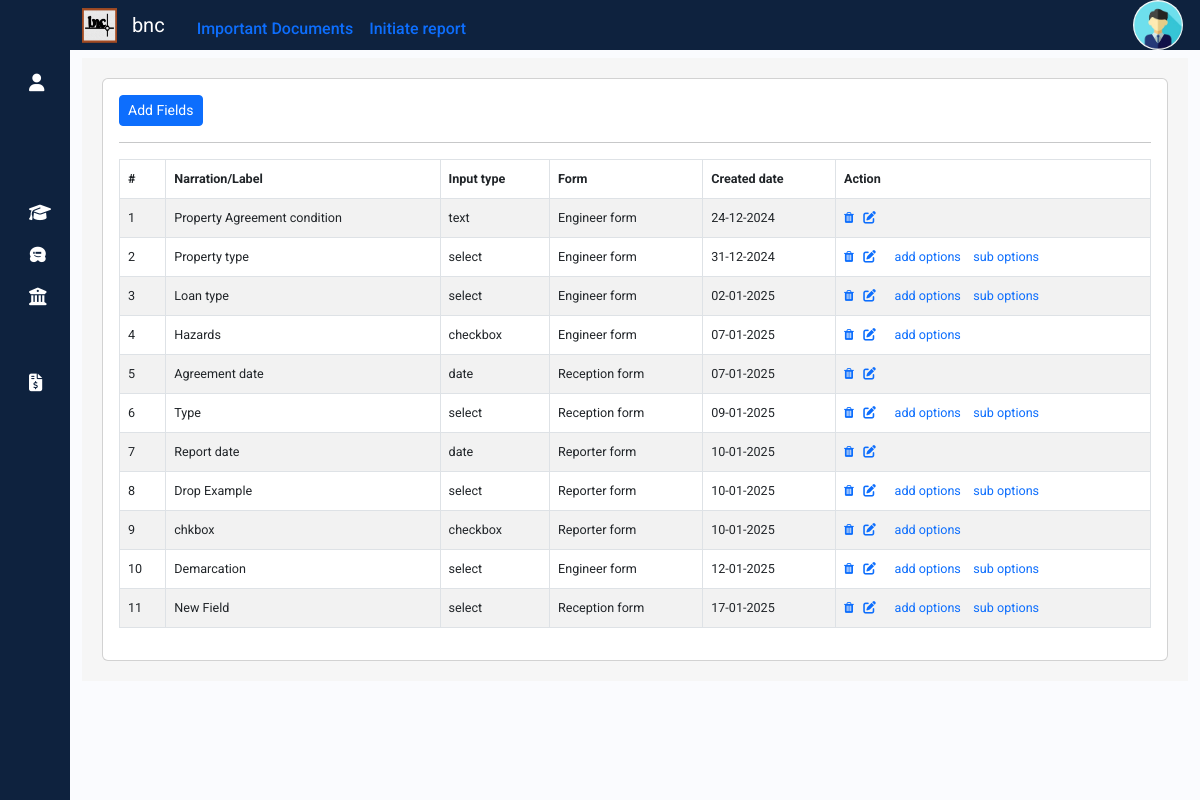
Before: /propval/engdynamicfield with the older database file.
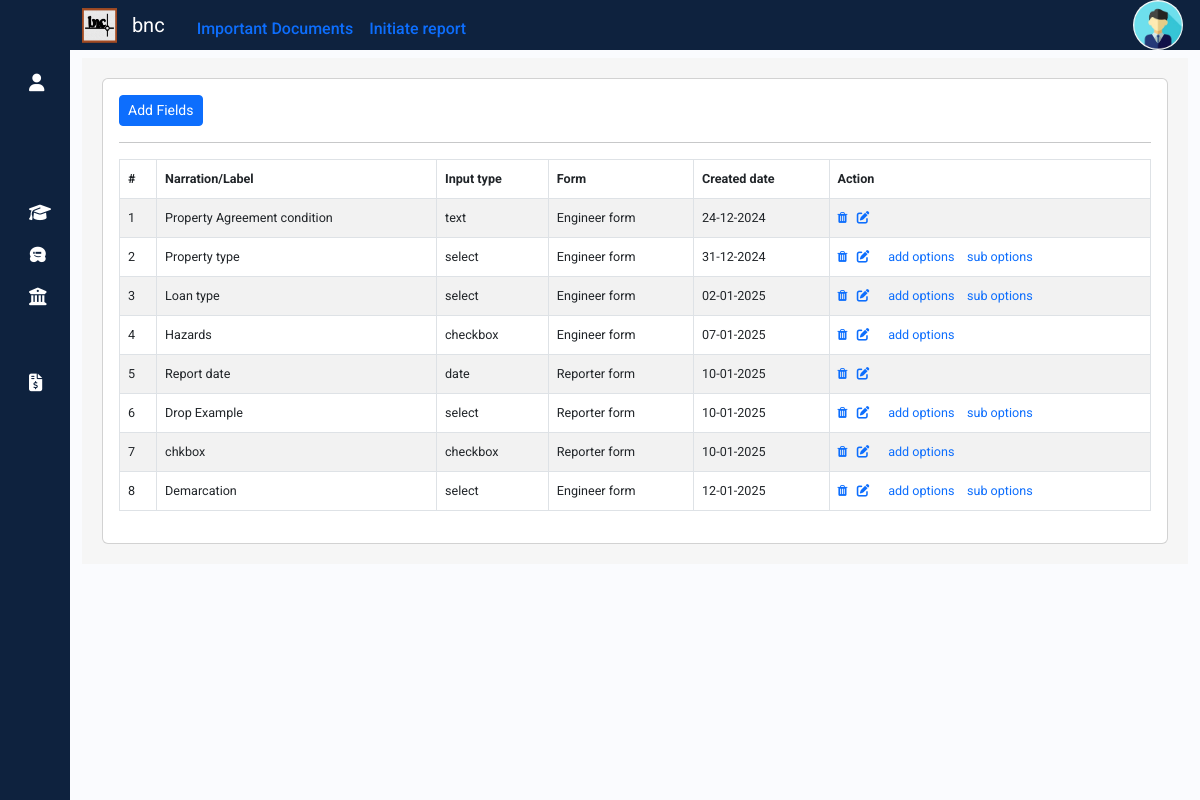
After: the same page with the newer database file.
### propval/models.py (models this page shows, shortened)
class EngDynamicField(models.Model):
    INPUT_CHOICES = [
        ('text', 'Text'),
        ('textarea', 'Textarea'),
        ('datetime', 'DateTime'),
        ('email', 'Email'),
        ('number', 'Number'),
    ]
    label = models.CharField(max_length=100)
    input_type = models.CharField(max_length=50)
    suboption = models.BooleanField(default=False)
    form_type = models.CharField(max_length=50)
    active = models.BooleanField(default=True)
    timestamp = models.DateTimeField(auto_now_add=True)

### propval/views.py (the view, shortened to what this page needs)
# urls.py: path('engdynamicfield',views.engdynamicfield,name='engdynamicfield'),
def engdynamicfield(request):
    context = {
        'api_base_url': settings.API_BASE_URL,
    }
    try:
        engdynamicfields = EngDynamicField.objects.exclude(active=False)
        if not engdynamicfields.exists():  # Check if there are any records
            print("No records found.")
    except Exception as e:
        engdynamicfields=[]
        print(f"An error occurred: {e}")
    options = EngFormOptionValues.objects.all()
    return render(request, 'engdynamicfield.html', {'engdynamicfields': engdynamicfields,'context': context, 'options': options})

### templates/engdynamicfield.html (shortened to what this page needs)
{% extends "sidebar.html" %}
{% load static %}
{% block content %}
<div class="container-fluid my-2" >
  <div class="container" style="display:block; background-color:#f6f6f6; padding:20px 20px 20px;">
    <div class="row">
      <div class="col-md-12">
        <div class="card">
          <div class="card-body">
            <a class="btn btn-primary btn-sm" id="impdocaddbtn" onclick="addimpdoc()">Add Fields</a>
            <hr>
            <table id="impdoctable" class="table table-hover table-striped table-bordered" style="font-size: 90%;">
              <thead>
                <tr>
                  <th scope="col">#</th>
                  <th scope="col">Narration/Label</th>
                  <th scope="col">Input type</th>
                  <th scope="col">Form</th>
                  <th scope="col">Created date</th>
                  <th scope="col">Action </th>
                </tr>
              </thead>
              <tbody>
                {% for recrep in engdynamicfields %}
                  <tr id="imp{{recrep.id}}" >
                  <td  scope="row">{{forloop.counter}}</td>
                  <td id="docnarration" class="docnarration" >{{recrep.label}}</td>
                  <td id="doctype" class="doclink" >{{recrep.input_type}}</td>
                  <td id="formtype" class="formdoclink" >{{recrep.form_type}}</td>
                  <td  >{{recrep.timestamp|date:"d-m-Y"}}</td>
                  <td><a class="impdocdelete" data-url="{% url 'engdynamicfielddelete' recrep.id %}" href="" title="Delete">
                    <i class="fa fa-trash" aria-hidden="true"></i></a>&nbsp;&nbsp;
                    <a type="button"  class="edit-btn" title="Edit" id="" >
                      <i class="fas fa-edit action-icon " ></i>
                    </a>&nbsp;&nbsp;
                    {% if recrep.input_type == 'select' or recrep.input_type == 'checkbox' %}
                    <a type="button"   class="" title="add remove options" onclick="addoptionvalue('{{recrep.label}}','{{recrep.id}}')" >
                      add options
                    </a>
                     {% endif %}
                    {% if recrep.input_type == 'select'  %}
                    <a type="button"   class="" title="add remove sub options" onclick="addsuboptionvalue('{{recrep.label}}','{{recrep.id}}')" >
                      &nbsp;&nbsp; sub options
                    </a>
                     {% endif %}
                  </td>
                  </tr>
                {% endfor %}
              </tbody>
            </table>
          </div>
        </div>
      </div>
    </div>
  </div>
</div>
{% endblock %}

Changed rows visible on the page:
no longer on this page (row edited): EngDynamicField: label "Agreement date", input_type "date", form_type "Reception form", timestamp "07-01-2025"
no longer on this page (row edited): EngDynamicField: label "Type", input_type "select", form_type "Reception form", timestamp "09-01-2025"
no longer on this page (row edited): EngDynamicField: label "New Field", input_type "select", form_type "Reception form", timestamp "17-01-2025"
